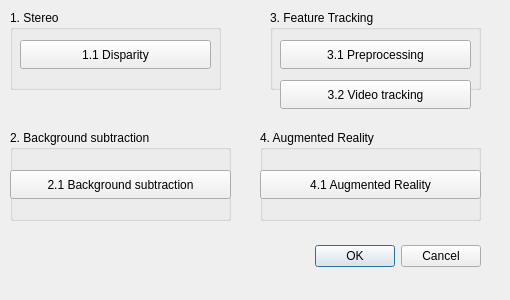
<?xml version="1.0" encoding="UTF-8"?>
<ui version="4.0">
 <class>Dialog</class>
 <widget class="QDialog" name="Dialog">
  <property name="geometry">
   <rect>
    <x>0</x>
    <y>0</y>
    <width>510</width>
    <height>300</height>
   </rect>
  </property>
  <property name="windowTitle">
   <string>Dialog</string>
  </property>
  <widget class="QDialogButtonBox" name="buttonBox">
   <property name="geometry">
    <rect>
     <x>140</x>
     <y>240</y>
     <width>341</width>
     <height>32</height>
    </rect>
   </property>
   <property name="orientation">
    <enum>Qt::Horizontal</enum>
   </property>
   <property name="standardButtons">
    <set>QDialogButtonBox::Cancel|QDialogButtonBox::Ok</set>
   </property>
  </widget>
  <widget class="QGroupBox" name="groupBox">
   <property name="geometry">
    <rect>
     <x>10</x>
     <y>10</y>
     <width>211</width>
     <height>80</height>
    </rect>
   </property>
   <property name="title">
    <string>1. Stereo</string>
   </property>
   <widget class="QPushButton" name="btn1">
    <property name="geometry">
     <rect>
      <x>10</x>
      <y>30</y>
      <width>191</width>
      <height>29</height>
     </rect>
    </property>
    <property name="text">
     <string>1.1 Disparity</string>
    </property>
   </widget>
  </widget>
  <widget class="QGroupBox" name="groupBox_2">
   <property name="geometry">
    <rect>
     <x>10</x>
     <y>130</y>
     <width>221</width>
     <height>91</height>
    </rect>
   </property>
   <property name="title">
    <string>2. Background subtraction</string>
   </property>
   <widget class="QPushButton" name="btn2">
    <property name="geometry">
     <rect>
      <x>0</x>
      <y>40</y>
      <width>221</width>
      <height>29</height>
     </rect>
    </property>
    <property name="text">
     <string>2.1 Background subtraction</string>
    </property>
   </widget>
  </widget>
  <widget class="QGroupBox" name="groupBox_3">
   <property name="geometry">
    <rect>
     <x>270</x>
     <y>10</y>
     <width>211</width>
     <height>80</height>
    </rect>
   </property>
   <property name="title">
    <string>3. Feature Tracking</string>
   </property>
   <widget class="QPushButton" name="btn3_1">
    <property name="geometry">
     <rect>
      <x>10</x>
      <y>30</y>
      <width>191</width>
      <height>29</height>
     </rect>
    </property>
    <property name="text">
     <string>3.1 Preprocessing</string>
    </property>
   </widget>
  </widget>
  <widget class="QPushButton" name="btn3_2">
   <property name="geometry">
    <rect>
     <x>280</x>
     <y>80</y>
     <width>191</width>
     <height>29</height>
    </rect>
   </property>
   <property name="text">
    <string>3.2 Video tracking</string>
   </property>
  </widget>
  <widget class="QGroupBox" name="groupBox_4">
   <property name="geometry">
    <rect>
     <x>260</x>
     <y>130</y>
     <width>221</width>
     <height>91</height>
    </rect>
   </property>
   <property name="title">
    <string>4. Augmented Reality</string>
   </property>
   <widget class="QPushButton" name="btn4">
    <property name="geometry">
     <rect>
      <x>0</x>
      <y>40</y>
      <width>221</width>
      <height>29</height>
     </rect>
    </property>
    <property name="text">
     <string>4.1 Augmented Reality</string>
    </property>
   </widget>
  </widget>
 </widget>
 <resources/>
 <connections>
  <connection>
   <sender>buttonBox</sender>
   <signal>accepted()</signal>
   <receiver>Dialog</receiver>
   <slot>accept()</slot>
   <hints>
    <hint type="sourcelabel">
     <x>248</x>
     <y>254</y>
    </hint>
    <hint type="destinationlabel">
     <x>157</x>
     <y>274</y>
    </hint>
   </hints>
  </connection>
  <connection>
   <sender>buttonBox</sender>
   <signal>rejected()</signal>
   <receiver>Dialog</receiver>
   <slot>reject()</slot>
   <hints>
    <hint type="sourcelabel">
     <x>316</x>
     <y>260</y>
    </hint>
    <hint type="destinationlabel">
     <x>286</x>
     <y>274</y>
    </hint>
   </hints>
  </connection>
 </connections>
</ui>
